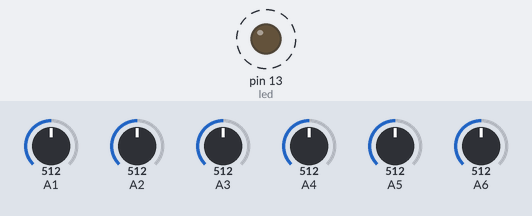
The sketch below on a simulated Arduino Uno, built with avr-gcc and run on an emulated ATmega328P. Shown: output pins drawn as LEDs (lit = HIGH). Dashed ring = blinking. Inputs (shaded band) come from the test bench; at power-on: A1 = 512, A2 = 512, A3 = 512, A4 = 512, A5 = 512, A6 = 512. What the sketch prints to the serial monitor is not drawn.

Above: at 0.07 s.
Timing chart, 0 to 3.0 s (numbered marks = the images above):
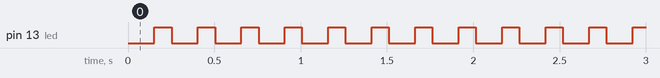

Measured:
- by itself, pin 13 (led): alternates HIGH for 0.10 s and LOW for 0.15 s

The sketch:

runArduino_EMGserver.ino
```cpp
// variables for input pins and
int analogInput[6];

// variable to store the value
int value[6];

// Pin 13 has an LED connected on most Arduino boards.
// give it a name:
int led = 13;

void setup() {
  // put your setup code here, to run once:
  // declaration of pin modes
  for(int i=0;i<6;i++)
  {
    analogInput[i] = i+1;
    value[i] = 0;
    pinMode(analogInput[i], INPUT);
  }

  // initialize the digital pin as an output.
  pinMode(led, OUTPUT);

  // begin sending over serial port
  Serial.begin(9600);
}

void loop() {
  // put your main code here, to run repeatedly:
  digitalWrite(led, LOW);

  // read the value on analog input
  for(int i=0;i<6;i++)
  {
    value[i] = analogRead(analogInput[i]);
  }

  // print out value over the serial port
  for(int i=0;i<6;i++)
  {
    Serial.println(10000 + i + 1); //prefix
    Serial.println(value[i]);
    Serial.println(10010); //end signal
  }
  // wait for a bit to not overload the port
  delay(100);

  digitalWrite(led, HIGH);
  delay(100);
}
```
